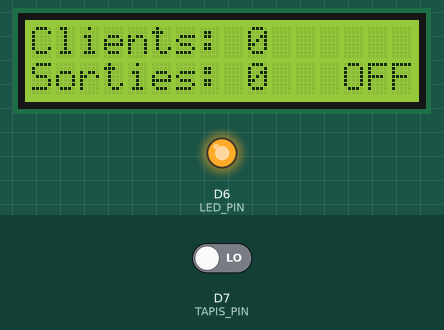
A program run on a simulated Arduino MKR. Shown: 16×2 character LCD, output pins drawn as LEDs (lit = HIGH). Inputs (shaded band) come from the test bench; at power-on: D7 (TAPIS_PIN) LOW.

Above: at 1.2 s.
1.3 s: D7 (TAPIS_PIN) driven HIGH
At 2.2 s:
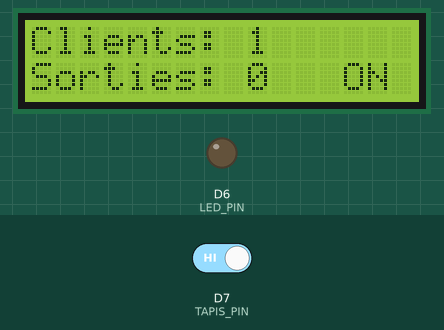
2.8 s: D7 (TAPIS_PIN) driven LOW
At 4.0 s:
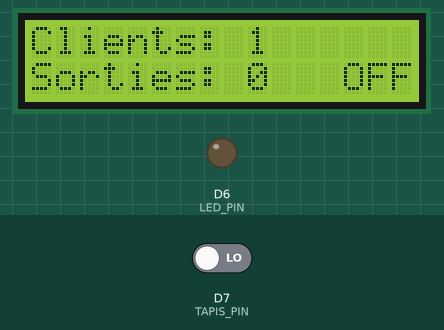
4.3 s: D7 (TAPIS_PIN) driven HIGH
At 5.6 s:
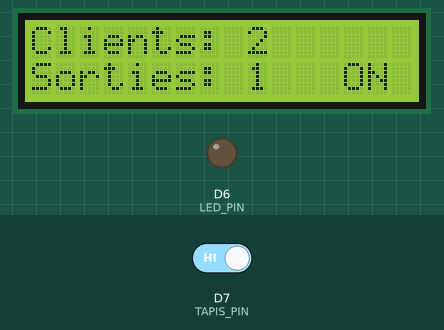
Timing chart, 0 to 7.3 s (numbered marks = the images above; inputs shaded):
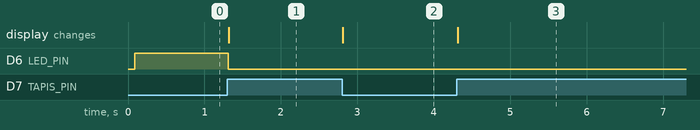

Measured:
- after the input at 1.3 s, D6 (LED_PIN): HIGH → LOW at once; the display: changes at once (image 1)
- after the input at 2.8 s, the display: changes at once (image 2)
- after the input at 4.3 s, D6 (LED_PIN): stays LOW (without the input it goes to HIGH after 2.0 s); the display: changes at once (image 3)

The program:

main.cpp
```cpp
/*
  Titre      : Projet pour détecter le nombre de clients qui entre dans une boutique
  Auteur     : Boladji ODELOUI
  Date       : 24/02/2025
  Description: Le programme détecte le nombre de clients qui entre dans une boutique
  Version    : 0.0.1
*/

#include <Wire.h>
#include <DFRobot_RGBLCD1602.h>

// Initialisation de l'écran LCD
DFRobot_RGBLCD1602 lcd(0x2D, 16, 2); // Adresse I2C avec 16 colonnes et 2 lignes sur l'écran

// Définition des broches
#define LED_PIN 6   // Broche pour la LED
#define TAPIS_PIN 7 // Broche pour le capteur de pression au sol

// Les variables globales
int counter = 0;        // Le compteur du client
int nbr_total = 0;      // Nombre total de clients entré dans la boutique
bool etat_bouton = LOW; // L'état du capteur de pression au sol
bool etat_led = false;  // L'état initial de la LED
unsigned long previousMillis = 0;
bool etat_actuel = false;
unsigned long currentMillis = 0;

void setup()
{
  Serial.begin(9600); // Initialisation de la communication série

  // La configuration de l'écran LCD
  lcd.init();
  lcd.print("Clients: ");
  lcd.setCursor(9, 0);
  lcd.print(counter);
  lcd.setCursor(0, 1);
  lcd.print("Sorties: ");
  lcd.setCursor(9, 1);
  lcd.print(nbr_total);
  lcd.setCursor(11, 1);
  lcd.print("   OFF");

  // Configuration des broches
  pinMode(LED_PIN, OUTPUT);
  digitalWrite(LED_PIN, HIGH);
  pinMode(TAPIS_PIN, INPUT);
}

void loop()
{
  // Condition pour déterminer s'il y a un nouveau client qui est entré
  if (digitalRead(TAPIS_PIN) == HIGH && etat_bouton == LOW)
  {
    counter = counter + 1; // Incrémentation du compteur
    // delay(1000);           // Temps d'attente après l'incrémentation du compteur
    nbr_total = counter / 2;
    // Mise à jour de l'Affichage du compteur sur l'écran LCD
    lcd.setCursor(9, 0);
    lcd.print("   "); // Efface l'ancien nombre pour le compteur
    lcd.setCursor(9, 0);
    lcd.print(counter); // Affiche le compteur

    lcd.setCursor(9, 1);
    lcd.print("   "); // Efface l'ancien nombre pour le compteur
    lcd.setCursor(9, 1);
    lcd.print(nbr_total);
  }
  // Mise à jour de l'état précédent du capteur de pression au sol
  etat_bouton = digitalRead(TAPIS_PIN);

  // Condition pour la gestion de l'état de la LED

  if (digitalRead(TAPIS_PIN) == HIGH)
  {
    etat_led = true;
  }
  else {
    etat_led = false;
  }
  if (etat_led == true)
  {
    digitalWrite(LED_PIN, LOW);
    if (etat_actuel == false)
    {
      currentMillis = millis();
    }
    etat_actuel = true;
  }

  // digitalWrite(LED_PIN, LOW); // Eteindre la LED
  // etat_led = false;
  else if (etat_led == false && etat_actuel == true)
  {
    if (millis() - currentMillis >= 5000)
    {
      etat_actuel = false;
      digitalWrite(LED_PIN, HIGH);
    }
  }
  // else
  // {
  //   // digitalWrite(LED_PIN, HIGH); // Allumer la LED
  //   etat_led = true;
  // }

  // Mise à jour de l'affichage de l'État de la LED sur l'écran LCD
  lcd.setCursor(11, 1);
  if (etat_led == false)
  {
    lcd.print("  OFF");
  }
  else
  {
    lcd.print("  ON ");
  }
}
```
